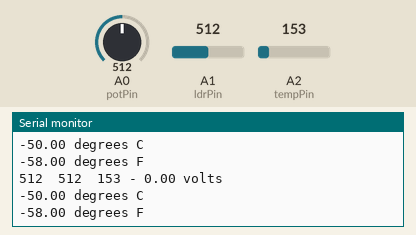
A sketch run on a simulated Arduino Uno, built with avr-gcc and run on an emulated ATmega328P. On the bench: the last lines printed to the serial monitor. Inputs (shaded band) come from the test bench; at power-on: A2 (tempPin) = 153, A0 (potPin) = 512, A1 (ldrPin) = 512.

Above: at 1.3 s.
1.4 s: A2 (tempPin) set to 165
At 1.84 s:
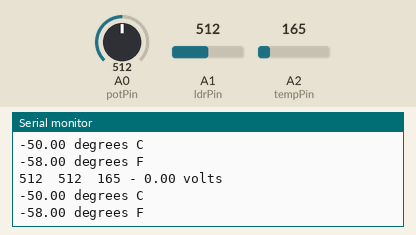
2.9 s: A0 (potPin) set to 716
At 3.34 s:
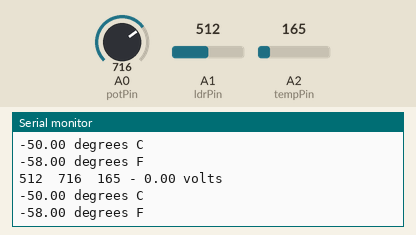
4.4 s: A1 (ldrPin) set to 716
At 4.85 s:
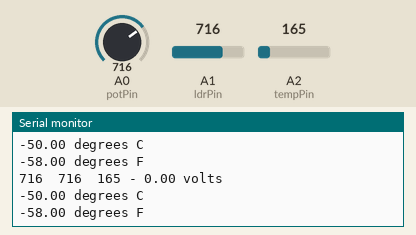
5.9 s: A2 (tempPin) set to 175
At 6.36 s:
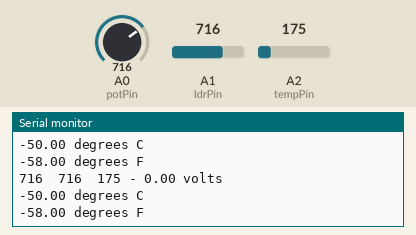
7.4 s: A0 (potPin) set to 900
At 7.86 s:
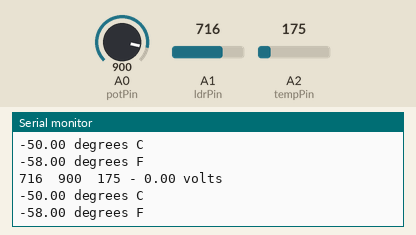
8.9 s: A1 (ldrPin) set to 900
At 9.37 s:
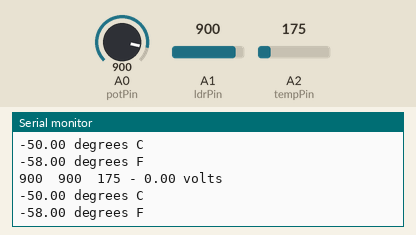
Timing chart, 0 to 11.4 s (numbered marks = the images above; inputs shaded):
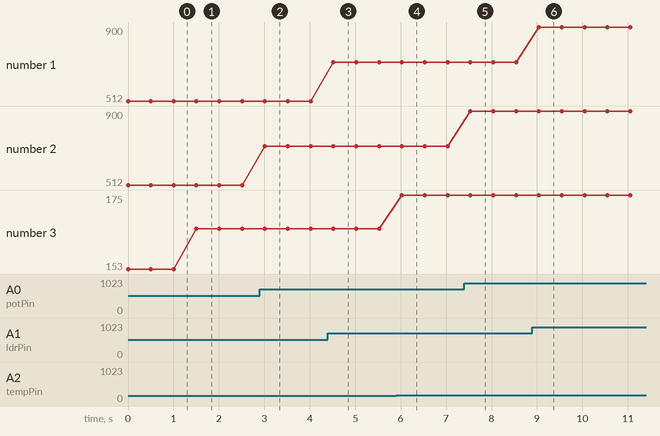

The sketch:

readSensors.ino
```cpp
/*
Read a potentiometer on pin A0.

Read a light dependent resistor (LDR) on pin A1. The sensor is connected from 5V to a 10K ohm resistor.
The resistor is then connected to ground.  Connect to pin A1 between the two.

Read a TMP36 temperature sensor on pin A2.  Use 3.3v analog reference for the TMP sensor.

Write the values to the Serial port to confirm it is working.
*/
#define aref_voltage 3.3  // we tie 3.3V to ARef

const int potPin = A0;
const int ldrPin = A1;
const int tempPin = A2;
int tempReading;   // the analog reading from thge temp sensor


void setup() {
  pinMode(potPin, INPUT);
  pinMode(ldrPin, INPUT);
  pinMode(tempPin, INPUT);
  analogReference(EXTERNAL);  //isn't necessary as this is the default
  Serial.begin(9600);
}

void loop() {

  Serial.print(analogRead(ldrPin));
  Serial.print("\t");
  Serial.print(analogRead(potPin));
  Serial.print("\t");
  Serial.print(analogRead(tempPin));


  // converting that reading to voltage, which is based off the reference voltage
  float voltage = tempReading * aref_voltage;
  voltage /= 1024.0;

  // print out the voltage
  Serial.print(" - ");
  Serial.print(voltage); Serial.println(" volts");

  // now print out the temperature
  float temperatureC = (voltage - 0.5) * 100 ;  //converting from 10 mv per degree with 500 mV offset
                                               //to degrees ((volatge - 500mV) times 100)
  Serial.print(temperatureC); Serial.println(" degrees C");

  // now convert to Fahrenheight
  float temperatureF = (temperatureC * 9.0 / 5.0) + 32.0;
  Serial.print(temperatureF);
  Serial.println(" degrees F");


  delay(500);
}
```

Measured:
- after the input at 1.4 s, the serial monitor: prints a new line after 0.11 s (image 1)
- after the input at 2.9 s, the serial monitor: prints a new line after 0.11 s (image 2)
- after the input at 4.4 s, the serial monitor: prints a new line after 0.12 s (image 3)
- after the input at 5.9 s, the serial monitor: prints a new line after 0.13 s (image 4)
- after the input at 7.4 s, the serial monitor: prints a new line after 0.14 s (image 5)
- after the input at 8.9 s, the serial monitor: prints a new line after 0.14 s (image 6)
- plotted number 2: 512 → 716 after the input at 2.9 s, 716 → 900 after the input at 7.4 s
- plotted number 3: 153 → 165 after the input at 1.4 s, 165 → 175 after the input at 5.9 s
